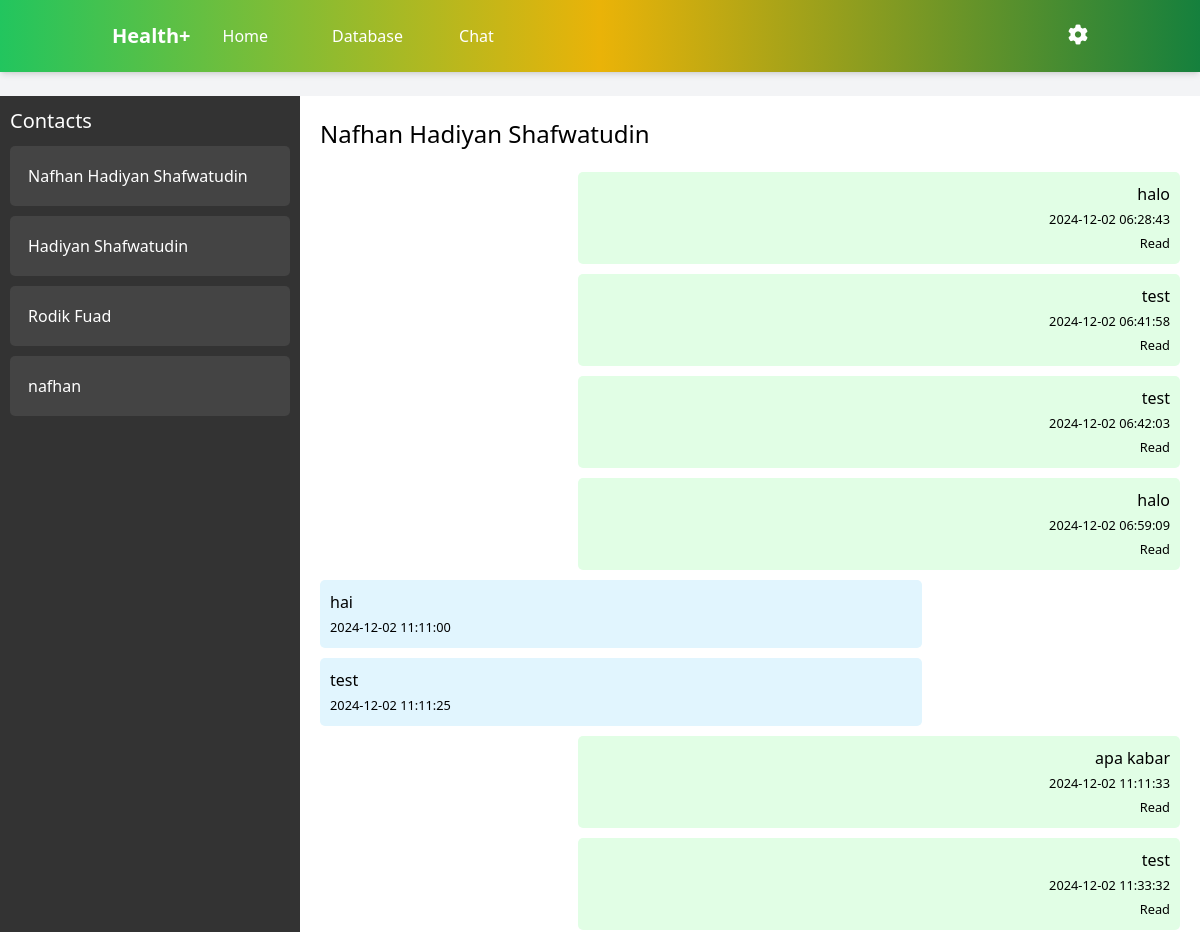
The page /chat_admin/1 (signed in, upper part) on the database as committed earlier.
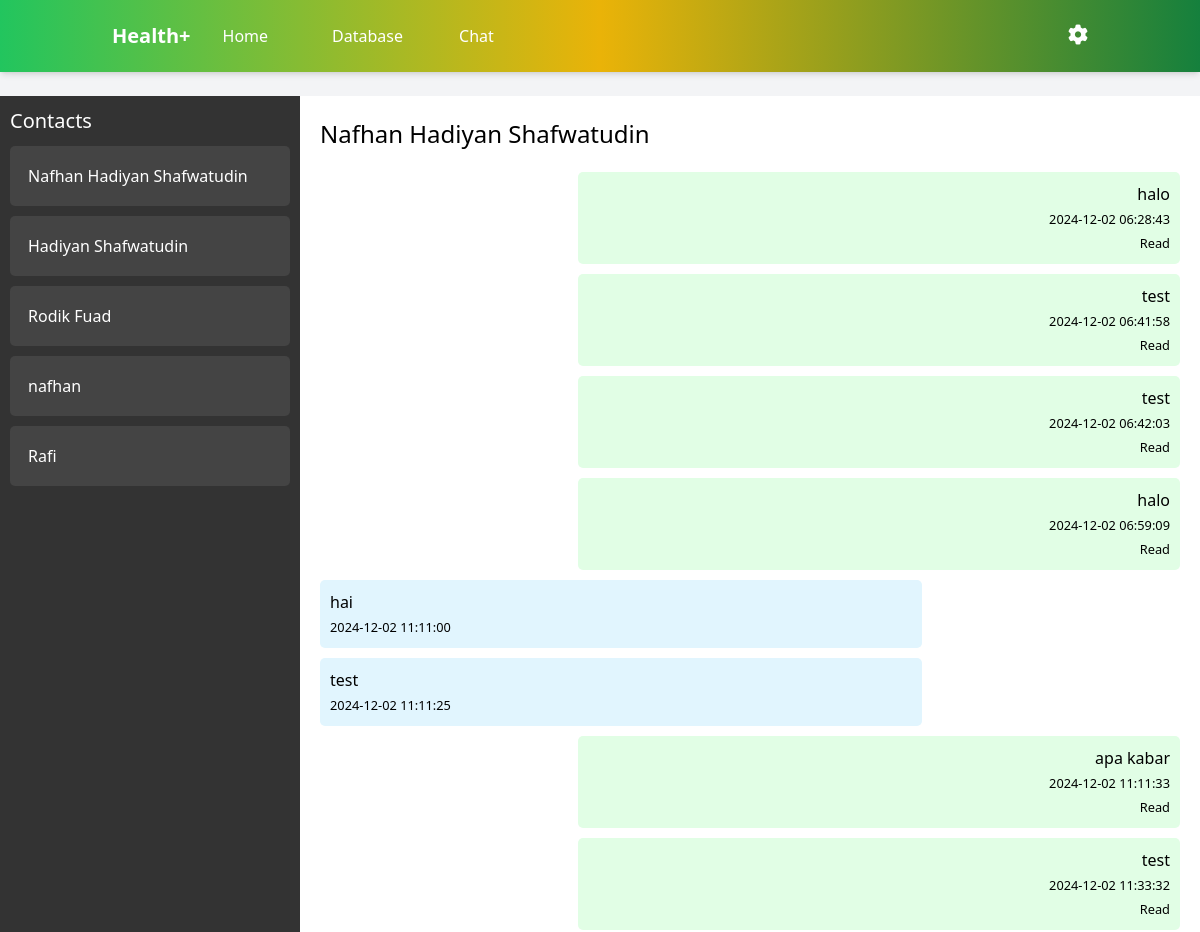
The same page on the database as committed later.
### app/models.py (models this page shows, shortened)
class User(db.Model, UserMixin):
    id = db.Column(db.Integer, primary_key=True)
    username = db.Column(db.String(150), unique=True, nullable=False)
    password = db.Column(db.String(150), nullable=False)

class PersonalData(db.Model):
    id = db.Column(db.Integer, primary_key=True)
    user_id = db.Column(db.Integer, db.ForeignKey('user.id'), unique=True, nullable=False)
    full_name = db.Column(db.String(100), nullable=False)
    nik = db.Column(db.String(20), nullable=False)
    domicile = db.Column(db.String(100), nullable=False)
    phone = db.Column(db.String(15), nullable=False)
    created_at = db.Column(db.DateTime, default=datetime.utcnow)
    user = db.relationship('User', backref=db.backref('personal_data', uselist=False), lazy=True)
    reservations = db.relationship('Reservation', back_populates='patient', lazy=True)

class Chat(db.Model):
    id = db.Column(db.Integer, primary_key=True)
    sender_id = db.Column(db.Integer, db.ForeignKey('user.id'), nullable=False)
    receiver_id = db.Column(db.Integer, db.ForeignKey('user.id'), nullable=False)
    message = db.Column(db.String(500), nullable=False)
    timestamp = db.Column(db.DateTime, default=lambda: datetime.now(timezone.utc))
    is_read = db.Column(db.Boolean, default=False)  # Kolom baru
    sender = db.relationship('User', foreign_keys=[sender_id])
    receiver = db.relationship('User', foreign_keys=[receiver_id])

### app/routes.py (the view, shortened to what this page needs)
@routes.route('/chat_admin', methods=['GET', 'POST'])
@routes.route('/chat_admin/<int:patient_id>', methods=['GET', 'POST'])
def chat_admin(patient_id=None):
    admin_user = User.query.filter_by(username='admin').first()
    if patient_id is None:
        first_patient = User.query.first()
        if first_patient:
            return redirect(url_for('routes.chat_admin', patient_id=first_patient.id))
    selected_patient = User.query.get_or_404(patient_id)
    messages = db.session.query(
        Chat.id,
        Chat.sender_id,
        Chat.receiver_id,
        Chat.message,
        Chat.timestamp,
        Chat.is_read,
        PersonalData.full_name
    ).join(
        PersonalData,
        (Chat.sender_id == PersonalData.user_id) | (Chat.receiver_id == PersonalData.user_id)
    ).filter(
        ((Chat.sender_id == current_user.id) & (Chat.receiver_id == patient_id)) |
        ((Chat.sender_id == patient_id) & (Chat.receiver_id == current_user.id))
    ).all()
    unread_messages = Chat.query.filter_by(receiver_id=current_user.id, sender_id=patient_id, is_read=False).all()
    for msg in unread_messages:
        msg.is_read = True
    db.session.commit()
    users = User.query.filter(User.username != 'admin').all()
    new_messages = len(messages) > 0
    return render_template('chat_admin.html', messages=messages, selected_patient=selected_patient, users=users, admin_user=admin_user, new_messages=new_messages)

### templates/chat_admin.html (shortened to what this page needs)
{% extends 'base_admin.html' %}
{% block content %}
<div class="chat-container">
    <header class="bg-gradient-to-r from-green-500 via-yellow-500 to-green-700 text-white  shadow-md py-4 fixed w-full top-0 z-10">
        <div class="container mx-auto flex justify-between items-center px-6 space-x-8">
            <div class="flex items-center space-x-8">
                <a href="{{ url_for('routes.home_admin') }}" class="font-bold text-xl whitespace-nowrap">Health+</a>
                <nav class="flex space-x-6 items-center">
                    <a href="{{ url_for('routes.home_admin') }}" class="hover:underline">Home</a>
                        <a href="{{ url_for('routes.database') }}" class="block px-4 py-2 hover:bg-blue-100 hover:underline">Database</a>
                    <a href="{{ url_for('routes.chat_admin') }}" class="block px-4 py-2 hover:bg-blue-100 hover:underline">Chat</a>
                </nav>
            </div>
            <div class="relative">
                <button id="settingsButton" class="focus:outline-none">
                  <i id="settingsIcon" class="fa fa-cog text-xl cursor-pointer"></i>
                </button>
              </div>
        </div>
    </header>
    <div class="sidebar">
        <h3 class="sidebar-title">Contacts</h3>
        <ul class="contact-list">
            {% for user in users %}
                <li class="contact-item" style="margin-bottom: 10px;">
                    <a href="{{ url_for('routes.chat_admin', patient_id=user.id) }}">
                        <div class="chat-header-box" style=" color: white; padding: 8px; margin: bottom 10px;; ">
                            <h4>{{ user.personal_data.full_name }}</h4>
                        </div>
                    </a>
                </li>
            {% endfor %}
        </ul>
    </div>
    <div class="chat-area">
        <div class="chat-header">
            <h3>{{ selected_patient.personal_data.full_name }}</h3>
        </div>
        <div class="chat-messages" id="chat-messages">
            {% for message in messages %}
                <div class="message-chat {{ 'sent-admin' if message.sender_id == admin_user.id else 'received' }}">
                    <p>{{ message.message }}</p>
                    <small>
                        <span>{{ message.timestamp.strftime('%Y-%m-%d %H:%M:%S') }}</span><br>
                        {% if message.sender_id == admin_user.id and message.is_read %}
                            <span>Read</span>
                        {% endif %}
                    </small>
                </div>
            {% endfor %}
        </div>
    </div>
</div>
{% endblock %}

Rows that differ between the two databases and show on the page:
added User: personal_data.full_name "Rafi"
